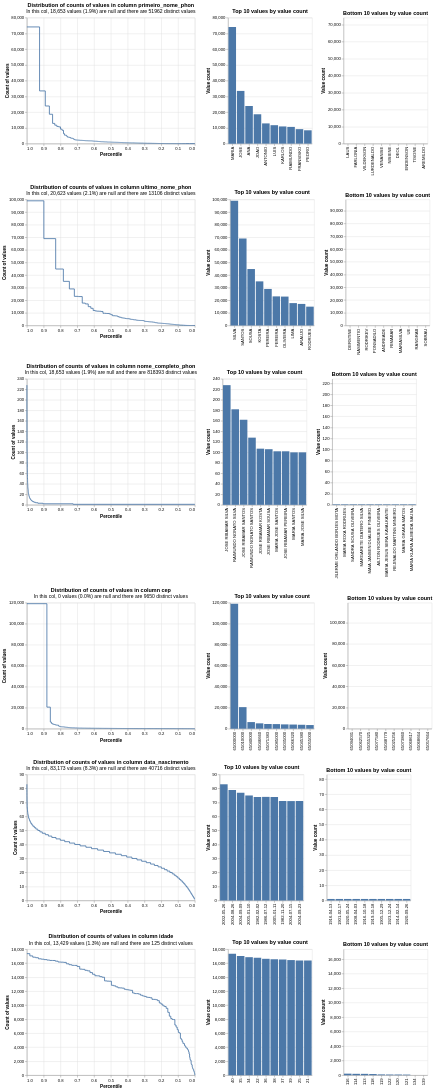

Notebook cell for this chart:
### Markdown cell above
## Exploração pré-modelo

Profile Splink das colunas de linkage e análise de blocking (cumulativo + maiores blocos).

### Code cell
from splink import block_on
from splink.blocking_analysis import cumulative_comparisons_to_be_scored_from_blocking_rules_chart
from splink.exploratory import profile_columns
from splink.blocking_analysis import n_largest_blocks
# Blocking rules
blocking_rules = [
    block_on('primeiro_nome_phon', 'ultimo_nome_phon', 'sexo'),
    block_on('ultimo_nome_phon', 'data_nascimento'),
    block_on('primeiro_nome_phon', 'data_nascimento'),
    block_on('cep', 'ultimo_nome_phon','sexo'),
    block_on('cep', 'primeiro_nome_phon','sexo')    
]

profile_columns(
    con.execute(f'SELECT * FROM {analysis_table}').df(),
    db_api,
    column_expressions=[
        'primeiro_nome_phon', 'ultimo_nome_phon', 'nome_completo_phon',
        'cep', 'data_nascimento', 'idade',
    ],
)
